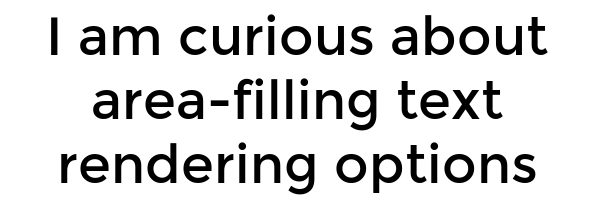
#> input picture test.png, 600 x 200 px
$ python image_to_string_with_openCV.py
#> lines starting #> are read from the running program, lines starting #| are printed output that depends on the picture; after the words box and inside, x2 and y2 are one past the last pixel; in counts of white or black regions, pixels touching at a corner belong together
# Python + OCR + openCV

# https://pypi.org/project/opencv-python/
# OpenCv is used to increase accuracy before recognize text from image.
import cv2
import numpy as np
import pytesseract
from PIL import Image

# Path of working folder on Disk
src_path = "./"

def get_string(img_path):
    # Read image with Opencv
#> called with img_path = './test.png'
    img = cv2.imread(img_path)
#> img is the input picture: shape (200, 600, 3); min 0, max 255, mean 218.3

    # Convert to gray
    # actually, the text/ text from image may contains other's color which may affect the recognition
    img = cv2.cvtColor(img, cv2.COLOR_BGR2GRAY)
#> img: shape (200, 600)

    # Apply dilation and erosion to remove some noise
    kernel = np.ones((1, 1), np.uint8)
    img = cv2.dilate(img, kernel, iterations=1)
    img = cv2.erode(img, kernel, iterations=1)

    # Write image after removed noise
    cv2.imwrite(src_path + "removed_noise.png", img)

    #  Apply threshold to get image with only black and white
    img = cv2.adaptiveThreshold(img, 255, cv2.ADAPTIVE_THRESH_GAUSSIAN_C, cv2.THRESH_BINARY, 31, 2)
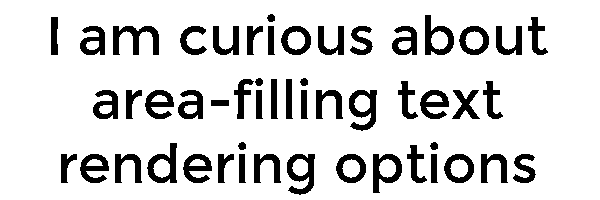
#> img: shape (200, 600); 85.2% white; 52 black regions, largest, box (x1, y1, x2, y2) and area: (113, 26, 159, 55) 653, (349, 90, 377, 131) 608, (287, 154, 315, 195) 608

    # Write the image after apply opencv to do some ...
    cv2.imwrite(src_path + "thres.png", img)

    # Recognize text with tesseract for python
#> (the run stopped early here; a loop or call above may not have finished)
